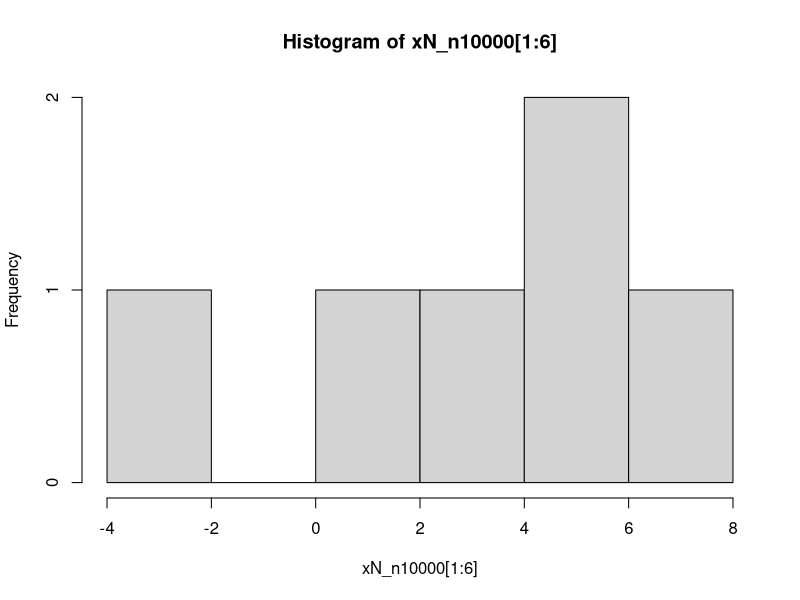
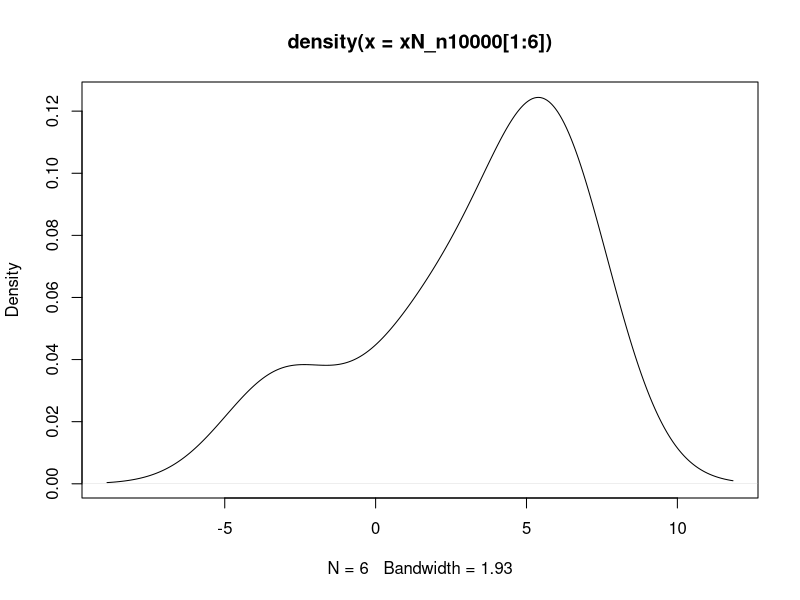
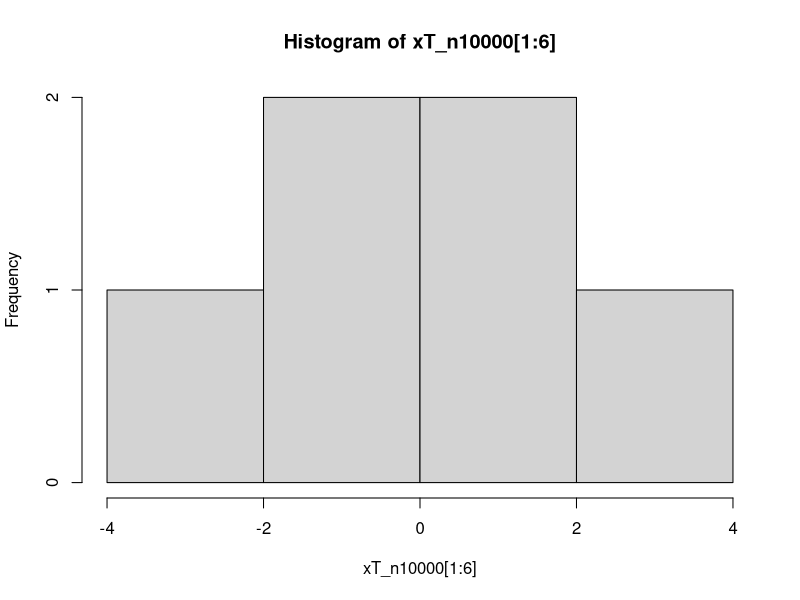
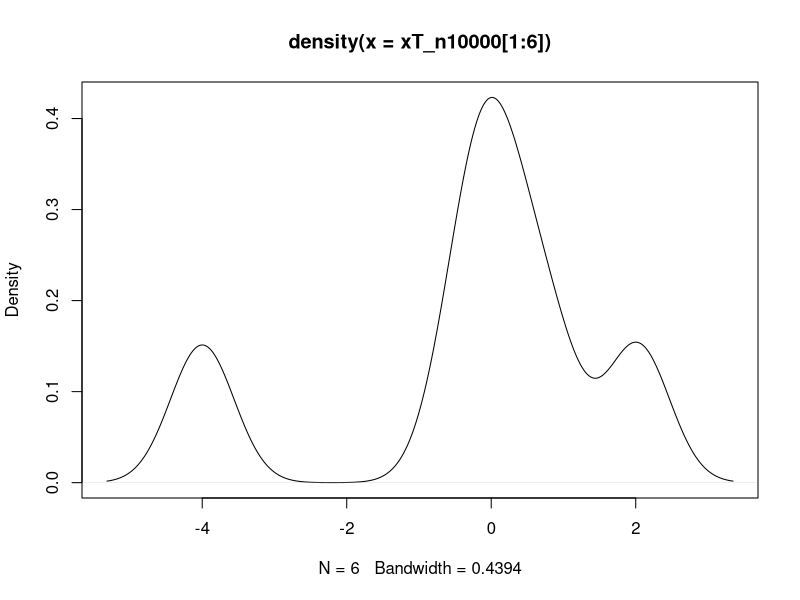
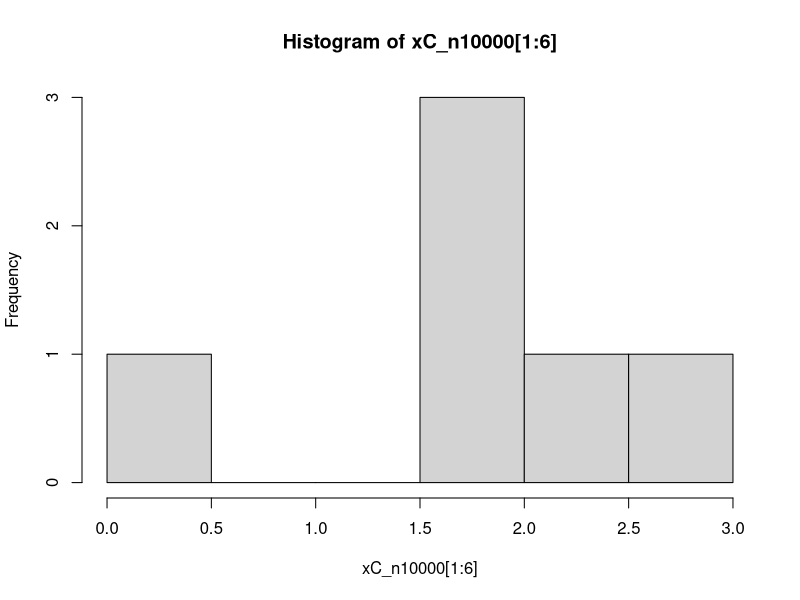
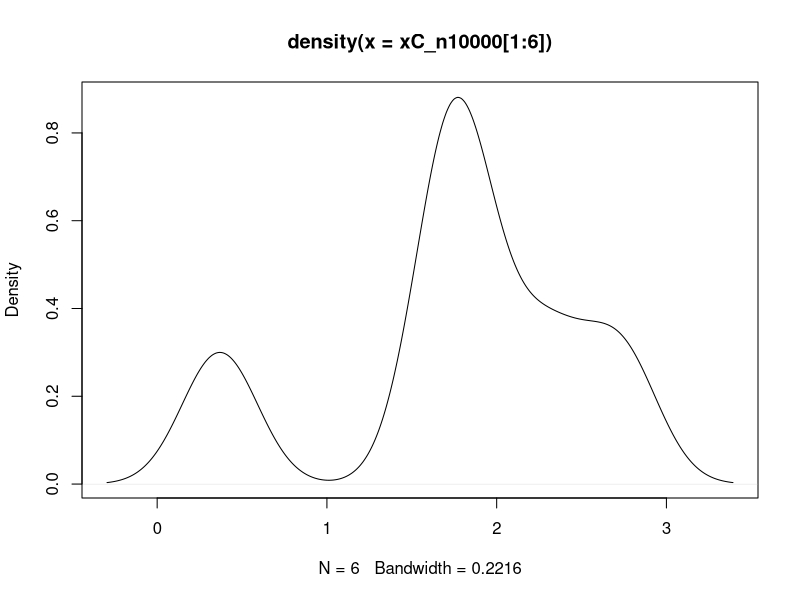
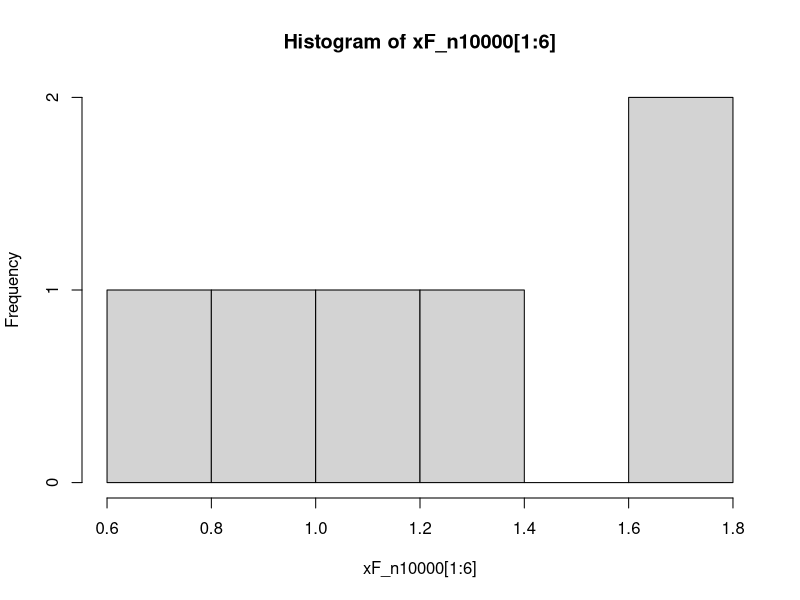
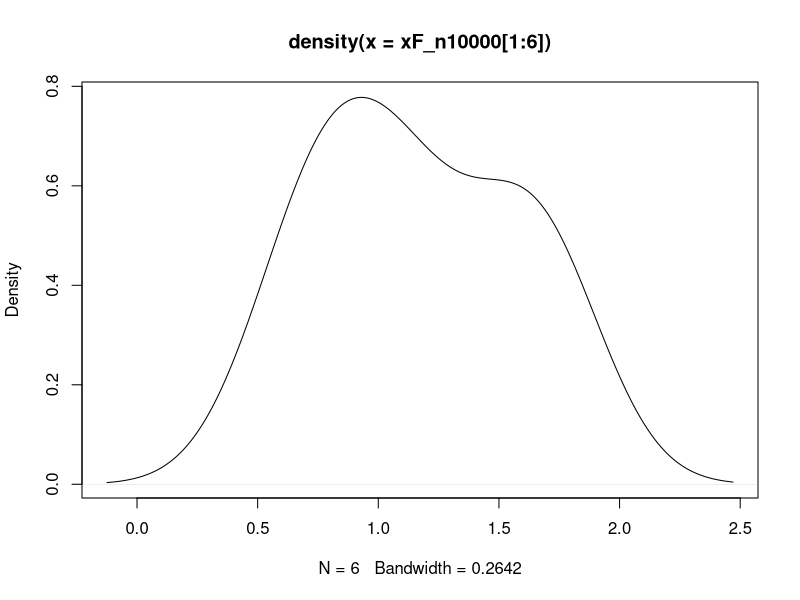

Source code (R) for these figures, in order:
## ---- chunk 1
knitr::opts_chunk$set(echo = TRUE)
## ---- chunk 2
xN_n10000 <- rnorm(n = 10000, mean = 2, sd = sqrt(5))    
## ---- chunk 3
xT_n10000 <- rt(n = 10000, df = 4)
## ---- chunk 4
xC_n10000 <- rchisq(n = 10000, df = 2)
## ---- chunk 5
xF_n10000 <- rf(n = 10000, df1 = 90, df2 = 12)
## ---- chunk 6
xB_n10000 <- rbinom(n = 10000, size = 9, prob = (2/3))
## ---- chunk 7
xNB_n10000 <- rnbinom(n = 10000, size = 5, prob = 0.5)
## ---- chunk 8
xP_n10000 <- rpois(n = 10000, lambda = 3)
## ---- chunk 9
##Normal
    ####i. calculate the 5-Number Summary,
summary(xN_n10000[1:6])
    ####ii. plot the histogram of the subset, and
hist(xN_n10000[1:6])
    ####iii. plot the estimated density of this subset.
plot(density(xN_n10000[1:6]))

##Student's t
    ####i. calculate the 5-Number Summary,
summary(xT_n10000[1:6])
    ####ii. plot the histogram of the subset, and
hist(xT_n10000[1:6])
    ####iii. plot the estimated density of this subset.
plot(density(xT_n10000[1:6]))

##Chi^2
    ####i. calculate the 5-Number Summary,
summary(xC_n10000[1:6])
    ####ii. plot the histogram of the subset, and
hist(xC_n10000[1:6])
    ####iii. plot the estimated density of this subset.
plot(density(xC_n10000[1:6]))

##F
    ####i. calculate the 5-Number Summary,
summary(xF_n10000[1:6])
    ####ii. plot the histogram of the subset, and
hist(xF_n10000[1:6])
    ####iii. plot the estimated density of this subset.
plot(density(xF_n10000[1:6]))

##Binomial
    ####i. calculate the 5-Number Summary,
summary(xB_n10000[1:6])
    ####ii. plot the histogram of the subset, and
hist(xB_n10000[1:6])
    ####iii. plot the estimated density of this subset.
plot(density(xB_n10000[1:6]))

##Negative Binomial
    ####i. calculate the 5-Number Summary,
summary(xNB_n10000[1:6])
    ####ii. plot the histogram of the subset, and
hist(xNB_n10000[1:6])
    ####iii. plot the estimated density of this subset.
plot(density(xNB_n10000[1:6]))

##Poisson
    ####i. calculate the 5-Number Summary,
summary(xP_n10000[1:6])
    ####ii. plot the histogram of the subset, and
hist(xP_n10000[1:6])
    ####iii. plot the estimated density of this subset.
plot(density(xP_n10000[1:6]))
## ---- chunk 10
##Normal
####N = 10
    ####i. calculate the 5-Number Summary,
summary(xN_n10000[1:10])
    ####ii. plot the histogram of the subset, and
hist(xN_n10000[1:10])
    ####iii. plot the estimated density of this subset.
plot(density(xN_n10000[1:10]))

####N = 20
    ####i. calculate the 5-Number Summary,
summary(xN_n10000[1:20])
    ####ii. plot the histogram of the subset, and
hist(xN_n10000[1:20])
    ####iii. plot the estimated density of this subset.
plot(density(xN_n10000[1:20]))

####N = 30
    ####i. calculate the 5-Number Summary,
summary(xN_n10000[1:30])
    ####ii. plot the histogram of the subset, and
hist(xN_n10000[1:30])
    ####iii. plot the estimated density of this subset.
plot(density(xN_n10000[1:30]))

####N = 50
    ####i. calculate the 5-Number Summary,
summary(xN_n10000[1:50])
    ####ii. plot the histogram of the subset, and
hist(xN_n10000[1:50])
    ####iii. plot the estimated density of this subset.
plot(density(xN_n10000[1:50]))

#### As the sample size increases, for example, where n = 20, it appears that the curve is smoothing out a bit and looks more similar to the expected Normal curve compared to n = 10.  However, at n = 50, the curve still has some bumps in the curve but overall the shape resembles an expected Normal distribution.  As far as the histograms, the data appears to tend more towards what we would expect for a normal curve as n increases.  However, for n =50, it looks like the left hand side of the graph (up until 4 on the x-axis) resembles a normal distribution; however, the left hand side strays a bit from what we would expect.
## ---- chunk 11
##Student's t
####N = 10
    ####i. calculate the 5-Number Summary,
summary(xT_n10000[1:10])
    ####ii. plot the histogram of the subset, and
hist(xT_n10000[1:10])
    ####iii. plot the estimated density of this subset.
plot(density(xT_n10000[1:10]))

####N = 20
    ####i. calculate the 5-Number Summary,
summary(xT_n10000[1:20])
    ####ii. plot the histogram of the subset, and
hist(xT_n10000[1:20])
    ####iii. plot the estimated density of this subset.
plot(density(xT_n10000[1:20]))

####N = 30
    ####i. calculate the 5-Number Summary,
summary(xT_n10000[1:30])
    ####ii. plot the histogram of the subset, and
hist(xT_n10000[1:30])
    ####iii. plot the estimated density of this subset.
plot(density(xT_n10000[1:30]))

####N = 50
    ####i. calculate the 5-Number Summary,
summary(xT_n10000[1:50])
    ####ii. plot the histogram of the subset, and
hist(xT_n10000[1:50])
    ####iii. plot the estimated density of this subset.
plot(density(xT_n10000[1:50]))

#### As the sample size increases, it appears that the curve is smoothing out a bit and looks more similar to the expected t distribution curve compared to n = 10. When n= 10, there graph looks like it has more density around the tails than would be expected.  However, at n = 50, the curve still has some bumps in the tails of the curve but overall the shape resembles an expected t distribution.  As far as the histograms, the data appears to tend more towards what we would expect for a t curve as n increases.  For n = 50, the histogram looks pretty similar to what we would expect for this t distribution with the highest frequency of entries between 0 and 1.
## ---- chunk 12

##Chi^2
####N = 10
    ####i. calculate the 5-Number Summary,
summary(xC_n10000[1:10])
    ####ii. plot the histogram of the subset, and
hist(xC_n10000[1:10])
    ####iii. plot the estimated density of this subset.
plot(density(xC_n10000[1:10]))

####N = 20
    ####i. calculate the 5-Number Summary,
summary(xC_n10000[1:20])
    ####ii. plot the histogram of the subset, and
hist(xC_n10000[1:20])
    ####iii. plot the estimated density of this subset.
plot(density(xC_n10000[1:20]))

####N = 30
    ####i. calculate the 5-Number Summary,
summary(xC_n10000[1:30])
    ####ii. plot the histogram of the subset, and
hist(xC_n10000[1:30])
    ####iii. plot the estimated density of this subset.
plot(density(xC_n10000[1:30]))

####N = 50
    ####i. calculate the 5-Number Summary,
summary(xC_n10000[1:50])
    ####ii. plot the histogram of the subset, and
hist(xC_n10000[1:50])
    ####iii. plot the estimated density of this subset.
plot(density(xC_n10000[1:50]))


#### As the sample size increases, it appears that the curve begins to look more similar to the expected chi^2 distribution curve compared to n = 10. When n= 10, there graph does not drop off as rapidly as would be expected.  However, at n = 50, the curve has very bumps in the tail of the curve but overall the shape resembles an expected chi^2 distribution.  As far as the histograms, the data appears to tend more towards what we would expect for a chi^2 distribution as n increases.  When n=10, the histogram hardly resembles a chi^2 distribution.  For n = 50, the histogram looks pretty similar to what we would expect for this chi^2 distribution with the highest frequency of entries between 0 and 1.
## ---- chunk 13

##F
####N = 10
    ####i. calculate the 5-Number Summary,
summary(xF_n10000[1:10])
    ####ii. plot the histogram of the subset, and
hist(xF_n10000[1:10])
    ####iii. plot the estimated density of this subset.
plot(density(xF_n10000[1:10]))

####N = 20
    ####i. calculate the 5-Number Summary,
summary(xF_n10000[1:20])
    ####ii. plot the histogram of the subset, and
hist(xF_n10000[1:20])
    ####iii. plot the estimated density of this subset.
plot(density(xF_n10000[1:20]))

####N = 30
    ####i. calculate the 5-Number Summary,
summary(xF_n10000[1:30])
    ####ii. plot the histogram of the subset, and
hist(xF_n10000[1:30])
    ####iii. plot the estimated density of this subset.
plot(density(xF_n10000[1:30]))

####N = 50
    ####i. calculate the 5-Number Summary,
summary(xF_n10000[1:50])
    ####ii. plot the histogram of the subset, and
hist(xF_n10000[1:50])
    ####iii. plot the estimated density of this subset.
plot(density(xF_n10000[1:50]))

#### As the sample size increases, it appears that the curve is smoothing out a bit and looks more similar to the expected F distribution curve compared to n = 10. When n= 10, there graph looks like it has more density and bumps around the tails than would be expected.  However, at n = 50, the curve still has some bumps in the tail of the curve but overall the shape resembles an expected F distribution.  As far as the histograms, the data appears to tend more towards what we would expect for a normal curve as n increases.  For n = 50, the histogram looks pretty similar to what we would expect for this F distribution with the highest frequency of entries at around 1.
## ---- chunk 14

##Binomial
####N = 10
    ####i. calculate the 5-Number Summary,
summary(xB_n10000[1:10])
    ####ii. plot the histogram of the subset, and
hist(xB_n10000[1:10])
    ####iii. plot the estimated density of this subset.
plot(density(xB_n10000[1:10]))

####N = 20
    ####i. calculate the 5-Number Summary,
summary(xB_n10000[1:20])
    ####ii. plot the histogram of the subset, and
hist(xB_n10000[1:20])
    ####iii. plot the estimated density of this subset.
plot(density(xB_n10000[1:20]))

####N = 30
    ####i. calculate the 5-Number Summary,
summary(xB_n10000[1:30])
    ####ii. plot the histogram of the subset, and
hist(xB_n10000[1:30])
    ####iii. plot the estimated density of this subset.
plot(density(xB_n10000[1:30]))

####N = 50
    ####i. calculate the 5-Number Summary,
summary(xB_n10000[1:50])
    ####ii. plot the histogram of the subset, and
hist(xB_n10000[1:50])
    ####iii. plot the estimated density of this subset.
plot(density(xB_n10000[1:50]))

#### As the sample size increases, it appears that the curve is smoothing out a bit and looks more similar to the expected binomial distribution curve compared to n = 10. When n= 10, the graph is not very smooth but the overall shape is similar to the expected normal curve approximation of a binomial distribution.  However, at n = 50, the curve has a similar shape to the expected normal approximation.  As far as the histograms, the data appears to tend more towards what we would expect for a normal curve as n increases.  However, for n = 50, the histogram still looks quite sparse compared to what we would expect for a binomial distribution.  
## ---- chunk 15

##Negative Binomial
####N = 10
    ####i. calculate the 5-Number Summary,
summary(xNB_n10000[1:10])
    ####ii. plot the histogram of the subset, and
hist(xNB_n10000[1:10])
    ####iii. plot the estimated density of this subset.
plot(density(xNB_n10000[1:10]))

####N = 20
    ####i. calculate the 5-Number Summary,
summary(xNB_n10000[1:20])
    ####ii. plot the histogram of the subset, and
hist(xNB_n10000[1:20])
    ####iii. plot the estimated density of this subset.
plot(density(xNB_n10000[1:20]))

####N = 30
    ####i. calculate the 5-Number Summary,
summary(xNB_n10000[1:30])
    ####ii. plot the histogram of the subset, and
hist(xNB_n10000[1:30])
    ####iii. plot the estimated density of this subset.
plot(density(xNB_n10000[1:30]))

####N = 50
    ####i. calculate the 5-Number Summary,
summary(xNB_n10000[1:50])
    ####ii. plot the histogram of the subset, and
hist(xNB_n10000[1:50])
    ####iii. plot the estimated density of this subset.
plot(density(xNB_n10000[1:50]))

#### As the sample size increases, it appears that the curve is smoothing out a bit and looks more similar to the expected approximation curve with p =(2/3). When n= 10, there graph has more bumps in the tails than would be expected.  However, at n = 50, the curve still has some bumps in the tail of the curve but overall the shape resembles an expected negative binomial distribution.  As far as the histograms, the data appears to tend more towards what we would expect for a normal curve as n increases.  For n = 50, the histogram looks pretty similar to what we would expect for this distribution.
## ---- chunk 16

##Poisson
####N = 10
    ####i. calculate the 5-Number Summary,
summary(xP_n10000[1:10])
    ####ii. plot the histogram of the subset, and
hist(xP_n10000[1:10])
    ####iii. plot the estimated density of this subset.
plot(density(xP_n10000[1:10]))

####N = 20
    ####i. calculate the 5-Number Summary,
summary(xP_n10000[1:20])
    ####ii. plot the histogram of the subset, and
hist(xP_n10000[1:20])
    ####iii. plot the estimated density of this subset.
plot(density(xP_n10000[1:20]))

####N = 30
    ####i. calculate the 5-Number Summary,
summary(xP_n10000[1:30])
    ####ii. plot the histogram of the subset, and
hist(xP_n10000[1:30])
    ####iii. plot the estimated density of this subset.
plot(density(xP_n10000[1:30]))

####N = 50
    ####i. calculate the 5-Number Summary,
summary(xP_n10000[1:50])
    ####ii. plot the histogram of the subset, and
hist(xP_n10000[1:50])
    ####iii. plot the estimated density of this subset.
plot(density(xP_n10000[1:50]))

#### As the sample size increases, it appears that the curve is smoothing out a bit and looks more similar to the expected Poisson distribution curve compared to n = 10. When n= 10, there graph has many more bumps and dips than would be expected.  However, at n = 50, the curve in general resembles the shape of an expected Poisson distribution.  As far as the histograms, the data appears to tend more towards what we would expect for a Poisson curve as n increases.  However, for n = 50, the histogram still does not look exactly like what we would expect for this distribution.
## ---- chunk 17
##Normal
    ####i. calculate the 5-Number Summary,
summary(xN_n10000)
    ####ii. plot the histogram of the subset, and
hist(xN_n10000)
    ####iii. plot the estimated density of this subset.
plot(density(xN_n10000))

####At n = 10000, the data is nicely represented in the histogram, but also nicely approximated in the density plot since the data is assumed to be normal.
## ---- chunk 18
##Student's t
    ####i. calculate the 5-Number Summary,
summary(xT_n10000)
    ####ii. plot the histogram of the subset, and
hist(xT_n10000)
    ####iii. plot the estimated density of this subset.
plot(density(xT_n10000))

####For n = 10000, the data is nicely represented in the histogram.  It is also nicely approximated in the density plot since the data is assumed to be normal and the t distribution is similar to the normal distribution.
## ---- chunk 19
##Chi^2
    ####i. calculate the 5-Number Summary,
summary(xC_n10000)
    ####ii. plot the histogram of the subset, and
hist(xC_n10000)
    ####iii. plot the estimated density of this subset.
plot(density(xC_n10000))

####For n = 10000, this density plot looks very similar to what we would expect of a Chi^2 distribution with this number of df.  The data is nicely represented in the histogram, but also nicely approximated in the density plot since while the data is skewed, the n is large. 
## ---- chunk 20
##F
    ####i. calculate the 5-Number Summary,
summary(xF_n10000)
    ####ii. plot the histogram of the subset, and
hist(xF_n10000)
    ####iii. plot the estimated density of this subset.
plot(density(xF_n10000))

####For n = 10000, this density plot looks very similar to what we would expect of a F distribution with this number of df.  The data is nicely represented in the histogram, but also nicely approximated in the density plot since while the data is skewed, the n is large.  
## ---- chunk 21
##Binomial
    ####i. calculate the 5-Number Summary,
summary(xB_n10000)
    ####ii. plot the histogram of the subset, and
hist(xB_n10000)
    ####iii. plot the estimated density of this subset.
plot(density(xB_n10000))

####For n = 10000, this density plot is not a good representation of the binomial distribution.  Since this is discrete, the density plot function makes assumptions that the data is normalized and poorly represents it.  The histogram is a better representation of the data. 
## ---- chunk 22
##Negative Binomial
    ####i. calculate the 5-Number Summary,
summary(xNB_n10000)
    ####ii. plot the histogram of the subset, and
hist(xNB_n10000)
    ####iii. plot the estimated density of this subset.
plot(density(xNB_n10000))

####For n = 10000, this density plot is not a good representation of the negative binomial distribution.  Since this is discrete data, the density plot function makes assumptions that the data is normalized and poorly represents it.  The histogram is a better representation of the data. 
## ---- chunk 23
##Poisson
    ####i. calculate the 5-Number Summary,
summary(xP_n10000)
    ####ii. plot the histogram of the subset, and
hist(xP_n10000)
    ####iii. plot the estimated density of this subset.
plot(density(xP_n10000))

####For n = 10000, this density plot is not a good representation of the Poisson distribution.  The density plot function makes assumptions that the data is normalized and poorly represents it.  The histogram is a better representation of the data. 

####For small sample sizes and continuous distributions it is better to use a density plot if the data is symmetric and not skewed.  However, if the data is skewed, the density plot cannot handle it for small sample sizes.  With large sample sizes for both skewed and not skewed continuous data, the density plot is better than a histogram. For discrete distributions at all sample sizes, a histogram is best.
## ---- chunk 24
####For the skewed distributions, as the sample size increases the mean takes longer (n must increase more) before it reaches the expected value compared to the symmetric distribution.  For example at n = 50, the mean for the normal distribution is 1.98 which is very close to the expected value of 2.  However, at n = 50, the mean for the Chi^2 distribution is 1.82 which is much farther from the expected value 2.  With a distributiion with the same variance, if your skewness is lower your mean will be closer to what is expected.

xN_n10000 <- rnorm(n = 10000, mean = 2, sd = sqrt(5))    
xT_n10000 <- rt(n = 10000, df = 4)
xC_n10000 <- rchisq(n = 10000, df = 2)
xF_n10000 <- rf(n = 10000, df1 = 90, df2 = 12)
xB_n10000 <- rbinom(n = 10000, size = 9, prob = (2/3))
xNB_n10000 <- rnbinom(n = 10000, size = 5, prob = 0.5)
xP_n10000 <- rpois(n = 10000, lambda = 3)

summary(xN_n10000[1:6])
summary(xN_n10000[1:10])
summary(xN_n10000[1:20])
summary(xN_n10000[1:30])
summary(xN_n10000[1:50])
summary(xN_n10000[1:10000])

summary(xT_n10000[1:6])
summary(xT_n10000[1:10])
summary(xT_n10000[1:20])
summary(xT_n10000[1:30])
summary(xT_n10000[1:50])
summary(xT_n10000[1:10000])

summary(xC_n10000[1:6])
summary(xC_n10000[1:10])
summary(xC_n10000[1:20])
summary(xC_n10000[1:30])
summary(xC_n10000[1:50])
summary(xC_n10000[1:10000])

summary(xF_n10000[1:6])
summary(xF_n10000[1:10])
summary(xF_n10000[1:20])
summary(xF_n10000[1:30])
summary(xF_n10000[1:50])
summary(xF_n10000[1:10000])

summary(xB_n10000[1:6])
summary(xB_n10000[1:10])
summary(xB_n10000[1:20])
summary(xB_n10000[1:30])
summary(xB_n10000[1:50])
summary(xB_n10000[1:10000])

summary(xNB_n10000[1:6])
summary(xNB_n10000[1:10])
summary(xNB_n10000[1:20])
summary(xNB_n10000[1:30])
summary(xNB_n10000[1:50])
summary(xNB_n10000[1:10000])

summary(xP_n10000[1:6])
summary(xP_n10000[1:10])
summary(xP_n10000[1:20])
summary(xP_n10000[1:30])
summary(xP_n10000[1:50])
summary(xP_n10000[1:10000])

